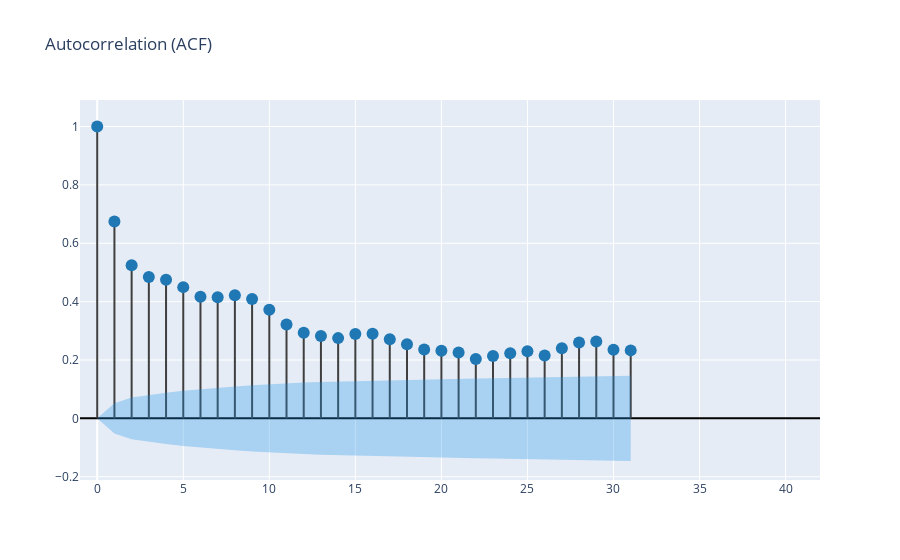
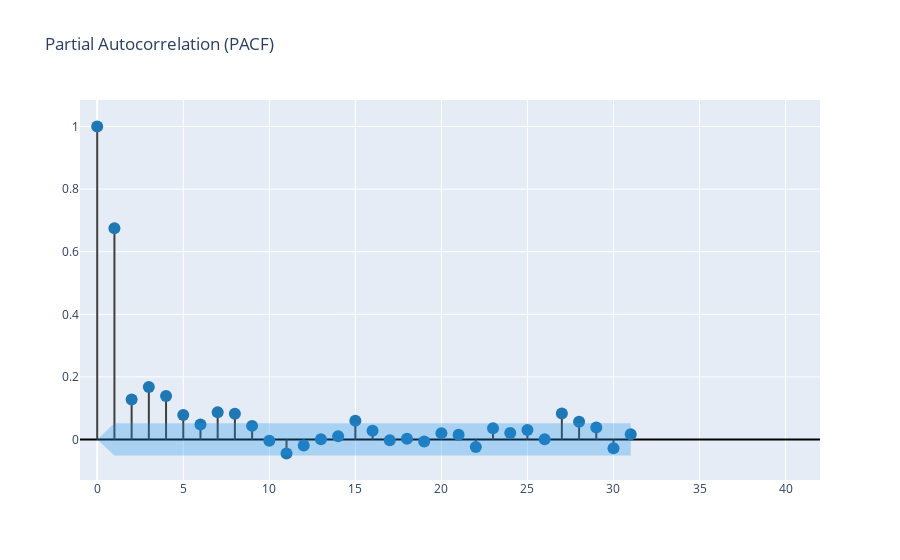

The notebook cell these images were saved under, in order:
### Code cell
test_and_plots(Apple_df.Volume)

### Figure 1 — Plotly figure (JSON) as saved in the notebook; plotly's stock layout.template omitted (floating-point values rounded to 4 significant figures)
{"data": [{"line": {"color": "#3f3f3f"}, "mode": "lines", "showlegend": false, "type": "scatter", "x": [0, 0], "y": [0, 1]}, {"line": {"color": "#3f3f3f"}, "mode": "lines", "showlegend": false, "type": "scatter", "x": [1, 1], "y": [0, 0.6744]}, {"line": {"color": "#3f3f3f"}, "mode": "lines", "showlegend": false, "type": "scatter", "x": [2, 2], "y": [0, 0.5242]}, {"line": {"color": "#3f3f3f"}, "mode": "lines", "showlegend": false, "type": "scatter", "x": [3, 3], "y": [0, 0.484]}, {"line": {"color": "#3f3f3f"}, "mode": "lines", "showlegend": false, "type": "scatter", "x": [4, 4], "y": [0, 0.4746]}, {"line": {"color": "#3f3f3f"}, "mode": "lines", "showlegend": false, "type": "scatter", "x": [5, 5], "y": [0, 0.4497]}, {"line": {"color": "#3f3f3f"}, "mode": "lines", "showlegend": false, "type": "scatter", "x": [6, 6], "y": [0, 0.417]}, {"line": {"color": "#3f3f3f"}, "mode": "lines", "showlegend": false, "type": "scatter", "x": [7, 7], "y": [0, 0.4152]}, {"line": {"color": "#3f3f3f"}, "mode": "lines", "showlegend": false, "type": "scatter", "x": [8, 8], "y": [0, 0.4221]}, {"line": {"color": "#3f3f3f"}, "mode": "lines", "showlegend": false, "type": "scatter", "x": [9, 9], "y": [0, 0.4093]}, {"line": {"color": "#3f3f3f"}, "mode": "lines", "showlegend": false, "type": "scatter", "x": [10, 10], "y": [0, 0.3721]}, {"line": {"color": "#3f3f3f"}, "mode": "lines", "showlegend": false, "type": "scatter", "x": [11, 11], "y": [0, 0.3215]}, {"line": {"color": "#3f3f3f"}, "mode": "lines", "showlegend": false, "type": "scatter", "x": [12, 12], "y": [0, 0.2934]}, {"line": {"color": "#3f3f3f"}, "mode": "lines", "showlegend": false, "type": "scatter", "x": [13, 13], "y": [0, 0.2826]}, {"line": {"color": "#3f3f3f"}, "mode": "lines", "showlegend": false, "type": "scatter", "x": [14, 14], "y": [0, 0.2749]}, {"line": {"color": "#3f3f3f"}, "mode": "lines", "showlegend": false, "type": "scatter", "x": [15, 15], "y": [0, 0.2892]}, {"line": {"color": "#3f3f3f"}, "mode": "lines", "showlegend": false, "type": "scatter", "x": [16, 16], "y": [0, 0.2896]}, {"line": {"color": "#3f3f3f"}, "mode": "lines", "showlegend": false, "type": "scatter", "x": [17, 17], "y": [0, 0.2713]}, {"line": {"color": "#3f3f3f"}, "mode": "lines", "showlegend": false, "type": "scatter", "x": [18, 18], "y": [0, 0.2543]}, {"line": {"color": "#3f3f3f"}, "mode": "lines", "showlegend": false, "type": "scatter", "x": [19, 19], "y": [0, 0.2358]}, {"line": {"color": "#3f3f3f"}, "mode": "lines", "showlegend": false, "type": "scatter", "x": [20, 20], "y": [0, 0.2313]}, {"line": {"color": "#3f3f3f"}, "mode": "lines", "showlegend": false, "type": "scatter", "x": [21, 21], "y": [0, 0.2257]}, {"line": {"color": "#3f3f3f"}, "mode": "lines", "showlegend": false, "type": "scatter", "x": [22, 22], "y": [0, 0.2032]}, {"line": {"color": "#3f3f3f"}, "mode": "lines", "showlegend": false, "type": "scatter", "x": [23, 23], "y": [0, 0.2136]}, {"line": {"color": "#3f3f3f"}, "mode": "lines", "showlegend": false, "type": "scatter", "x": [24, 24], "y": [0, 0.2228]}, {"line": {"color": "#3f3f3f"}, "mode": "lines", "showlegend": false, "type": "scatter", "x": [25, 25], "y": [0, 0.23]}, {"line": {"color": "#3f3f3f"}, "mode": "lines", "showlegend": false, "type": "scatter", "x": [26, 26], "y": [0, 0.2157]}, {"line": {"color": "#3f3f3f"}, "mode": "lines", "showlegend": false, "type": "scatter", "x": [27, 27], "y": [0, 0.2399]}, {"line": {"color": "#3f3f3f"}, "mode": "lines", "showlegend": false, "type": "scatter", "x": [28, 28], "y": [0, 0.2598]}, {"line": {"color": "#3f3f3f"}, "mode": "lines", "showlegend": false, "type": "scatter", "x": [29, 29], "y": [0, 0.2634]}, {"line": {"color": "#3f3f3f"}, "mode": "lines", "showlegend": false, "type": "scatter", "x": [30, 30], "y": [0, 0.2347]}, {"line": {"color": "#3f3f3f"}, "mode": "lines", "showlegend": false, "type": "scatter", "x": [31, 31], "y": [0, 0.2329]}, {"marker": {"color": "#1f77b4", "size": 12}, "mode": "markers", "showlegend": false, "type": "scatter", "x": [0, 1, 2, 3, 4, 5, 6, 7, 8, 9, 10, 11, 12, 13, 14, 15, 16, 17, 18, 19, 20, 21, 22, 23, 24, 25, 26, 27, 28, 29, 30, 31], "y": [1, 0.6744, 0.5242, 0.484, 0.4746, 0.4497, 0.417, 0.4152, 0.4221, 0.4093, 0.3721, 0.3215, 0.2934, 0.2826, 0.2749, 0.2892, 0.2896, 0.2713, 0.2543, 0.2358, 0.2313, 0.2257, 0.2032, 0.2136, 0.2228, 0.23, 0.2157, 0.2399, 0.2598, 0.2634, 0.2347, 0.2329]}, {"line": {"color": "rgba(255,255,255,0)"}, "mode": "lines", "showlegend": false, "type": "scatter", "x": [0, 1, 2, 3, 4, 5, 6, 7, 8, 9, 10, 11, 12, 13, 14, 15, 16, 17, 18, 19, 20, 21, 22, 23, 24, 25, 26, 27, 28, 29, 30, 31], "y": [0, 0.05152, 0.0712, 0.0808, 0.08816, 0.0947, 0.1002, 0.1047, 0.109, 0.1133, 0.1171, 0.1202, 0.1225, 0.1243, 0.126, 0.1276, 0.1293, 0.131, 0.1325, 0.1338, 0.1349, 0.136, 0.137, 0.1378, 0.1386, 0.1396, 0.1406, 0.1415, 0.1425, 0.1438, 0.1451, 0.1461]}, {"fill": "tonexty", "fillcolor": "rgba(32, 146, 230,0.3)", "line": {"color": "rgba(255,255,255,0)"}, "mode": "lines", "showlegend": false, "type": "scatter", "x": [0, 1, 2, 3, 4, 5, 6, 7, 8, 9, 10, 11, 12, 13, 14, 15, 16, 17, 18, 19, 20, 21, 22, 23, 24, 25, 26, 27, 28, 29, 30, 31], "y": [0, -0.05152, -0.0712, -0.0808, -0.08816, -0.0947, -0.1002, -0.1047, -0.109, -0.1133, -0.1171, -0.1202, -0.1225, -0.1243, -0.126, -0.1276, -0.1293, -0.131, -0.1325, -0.1338, -0.1349, -0.136, -0.137, -0.1378, -0.1386, -0.1396, -0.1406, -0.1415, -0.1425, -0.1438, -0.1451, -0.1461]}], "layout": {"title": {"text": "Autocorrelation (ACF)"}, "xaxis": {"range": [-1, 42]}, "yaxis": {"zerolinecolor": "#000000"}}}

### Figure 2 — Plotly figure (JSON) as saved in the notebook; plotly's stock layout.template omitted (floating-point values rounded to 4 significant figures)
{"data": [{"line": {"color": "#3f3f3f"}, "mode": "lines", "showlegend": false, "type": "scatter", "x": [0, 0], "y": [0, 1]}, {"line": {"color": "#3f3f3f"}, "mode": "lines", "showlegend": false, "type": "scatter", "x": [1, 1], "y": [0, 0.6749]}, {"line": {"color": "#3f3f3f"}, "mode": "lines", "showlegend": false, "type": "scatter", "x": [2, 2], "y": [0, 0.1275]}, {"line": {"color": "#3f3f3f"}, "mode": "lines", "showlegend": false, "type": "scatter", "x": [3, 3], "y": [0, 0.1677]}, {"line": {"color": "#3f3f3f"}, "mode": "lines", "showlegend": false, "type": "scatter", "x": [4, 4], "y": [0, 0.139]}, {"line": {"color": "#3f3f3f"}, "mode": "lines", "showlegend": false, "type": "scatter", "x": [5, 5], "y": [0, 0.07801]}, {"line": {"color": "#3f3f3f"}, "mode": "lines", "showlegend": false, "type": "scatter", "x": [6, 6], "y": [0, 0.04755]}, {"line": {"color": "#3f3f3f"}, "mode": "lines", "showlegend": false, "type": "scatter", "x": [7, 7], "y": [0, 0.08677]}, {"line": {"color": "#3f3f3f"}, "mode": "lines", "showlegend": false, "type": "scatter", "x": [8, 8], "y": [0, 0.08257]}, {"line": {"color": "#3f3f3f"}, "mode": "lines", "showlegend": false, "type": "scatter", "x": [9, 9], "y": [0, 0.0435]}, {"line": {"color": "#3f3f3f"}, "mode": "lines", "showlegend": false, "type": "scatter", "x": [10, 10], "y": [0, -0.004297]}, {"line": {"color": "#3f3f3f"}, "mode": "lines", "showlegend": false, "type": "scatter", "x": [11, 11], "y": [0, -0.04474]}, {"line": {"color": "#3f3f3f"}, "mode": "lines", "showlegend": false, "type": "scatter", "x": [12, 12], "y": [0, -0.01906]}, {"line": {"color": "#3f3f3f"}, "mode": "lines", "showlegend": false, "type": "scatter", "x": [13, 13], "y": [0, 0.00113]}, {"line": {"color": "#3f3f3f"}, "mode": "lines", "showlegend": false, "type": "scatter", "x": [14, 14], "y": [0, 0.01037]}, {"line": {"color": "#3f3f3f"}, "mode": "lines", "showlegend": false, "type": "scatter", "x": [15, 15], "y": [0, 0.05987]}, {"line": {"color": "#3f3f3f"}, "mode": "lines", "showlegend": false, "type": "scatter", "x": [16, 16], "y": [0, 0.02823]}, {"line": {"color": "#3f3f3f"}, "mode": "lines", "showlegend": false, "type": "scatter", "x": [17, 17], "y": [0, -0.002559]}, {"line": {"color": "#3f3f3f"}, "mode": "lines", "showlegend": false, "type": "scatter", "x": [18, 18], "y": [0, 0.002515]}, {"line": {"color": "#3f3f3f"}, "mode": "lines", "showlegend": false, "type": "scatter", "x": [19, 19], "y": [0, -0.006391]}, {"line": {"color": "#3f3f3f"}, "mode": "lines", "showlegend": false, "type": "scatter", "x": [20, 20], "y": [0, 0.02033]}, {"line": {"color": "#3f3f3f"}, "mode": "lines", "showlegend": false, "type": "scatter", "x": [21, 21], "y": [0, 0.01488]}, {"line": {"color": "#3f3f3f"}, "mode": "lines", "showlegend": false, "type": "scatter", "x": [22, 22], "y": [0, -0.02363]}, {"line": {"color": "#3f3f3f"}, "mode": "lines", "showlegend": false, "type": "scatter", "x": [23, 23], "y": [0, 0.03599]}, {"line": {"color": "#3f3f3f"}, "mode": "lines", "showlegend": false, "type": "scatter", "x": [24, 24], "y": [0, 0.02045]}, {"line": {"color": "#3f3f3f"}, "mode": "lines", "showlegend": false, "type": "scatter", "x": [25, 25], "y": [0, 0.03039]}, {"line": {"color": "#3f3f3f"}, "mode": "lines", "showlegend": false, "type": "scatter", "x": [26, 26], "y": [0, 0.0005392]}, {"line": {"color": "#3f3f3f"}, "mode": "lines", "showlegend": false, "type": "scatter", "x": [27, 27], "y": [0, 0.08289]}, {"line": {"color": "#3f3f3f"}, "mode": "lines", "showlegend": false, "type": "scatter", "x": [28, 28], "y": [0, 0.057]}, {"line": {"color": "#3f3f3f"}, "mode": "lines", "showlegend": false, "type": "scatter", "x": [29, 29], "y": [0, 0.0383]}, {"line": {"color": "#3f3f3f"}, "mode": "lines", "showlegend": false, "type": "scatter", "x": [30, 30], "y": [0, -0.02798]}, {"line": {"color": "#3f3f3f"}, "mode": "lines", "showlegend": false, "type": "scatter", "x": [31, 31], "y": [0, 0.01669]}, {"marker": {"color": "#1f77b4", "size": 12}, "mode": "markers", "showlegend": false, "type": "scatter", "x": [0, 1, 2, 3, 4, 5, 6, 7, 8, 9, 10, 11, 12, 13, 14, 15, 16, 17, 18, 19, 20, 21, 22, 23, 24, 25, 26, 27, 28, 29, 30, 31], "y": [1, 0.6749, 0.1275, 0.1677, 0.139, 0.07801, 0.04755, 0.08677, 0.08257, 0.0435, -0.004297, -0.04474, -0.01906, 0.00113, 0.01037, 0.05987, 0.02823, -0.002559, 0.002515, -0.006391, 0.02033, 0.01488, -0.02363, 0.03599, 0.02045, 0.03039, 0.0005392, 0.08289, 0.057, 0.0383, -0.02798, 0.01669]}, {"line": {"color": "rgba(255,255,255,0)"}, "mode": "lines", "showlegend": false, "type": "scatter", "x": [0, 1, 2, 3, 4, 5, 6, 7, 8, 9, 10, 11, 12, 13, 14, 15, 16, 17, 18, 19, 20, 21, 22, 23, 24, 25, 26, 27, 28, 29, 30, 31], "y": [0, 0.05152, 0.05152, 0.05152, 0.05152, 0.05152, 0.05152, 0.05152, 0.05152, 0.05152, 0.05152, 0.05152, 0.05152, 0.05152, 0.05152, 0.05152, 0.05152, 0.05152, 0.05152, 0.05152, 0.05152, 0.05152, 0.05152, 0.05152, 0.05152, 0.05152, 0.05152, 0.05152, 0.05152, 0.05152, 0.05152, 0.05152]}, {"fill": "tonexty", "fillcolor": "rgba(32, 146, 230,0.3)", "line": {"color": "rgba(255,255,255,0)"}, "mode": "lines", "showlegend": false, "type": "scatter", "x": [0, 1, 2, 3, 4, 5, 6, 7, 8, 9, 10, 11, 12, 13, 14, 15, 16, 17, 18, 19, 20, 21, 22, 23, 24, 25, 26, 27, 28, 29, 30, 31], "y": [0, -0.05152, -0.05152, -0.05152, -0.05152, -0.05152, -0.05152, -0.05152, -0.05152, -0.05152, -0.05152, -0.05152, -0.05152, -0.05152, -0.05152, -0.05152, -0.05152, -0.05152, -0.05152, -0.05152, -0.05152, -0.05152, -0.05152, -0.05152, -0.05152, -0.05152, -0.05152, -0.05152, -0.05152, -0.05152, -0.05152, -0.05152]}], "layout": {"title": {"text": "Partial Autocorrelation (PACF)"}, "xaxis": {"range": [-1, 42]}, "yaxis": {"zerolinecolor": "#000000"}}}
